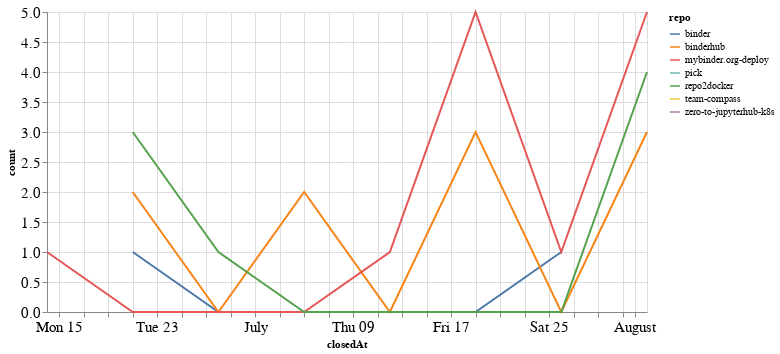

Here is the notebook cell this chart was saved with:
### Code cell
closed_by_time = closed_by.groupby('repo').resample('W', on='closedAt').count()['author'].reset_index()
closed_by_time = closed_by_time.rename(columns={'author': 'count'})

alt.Chart(closed_by_time, width=600).mark_line().encode(
    x='closedAt',
    y='count',
    color='repo',
    tooltip="repo"
)

### Figure 1 — Vega-Lite specification as saved in the notebook (floating-point values rounded to 4 significant figures)
{"config": {"axisLeft": {"labelFontSize": 15}, "axisBottom": {"labelFontSize": 15}}, "data": {"name": "data-14dbff5ebff04dccc1c9c7892b51bdb5"}, "mark": "line", "encoding": {"color": {"type": "nominal", "field": "repo"}, "tooltip": {"type": "nominal", "field": "repo"}, "x": {"type": "temporal", "field": "closedAt"}, "y": {"type": "quantitative", "field": "count"}}, "width": 600, "$schema": "https://vega.github.io/schema/vega-lite/v4.8.1.json", "datasets": {"data-14dbff5ebff04dccc1c9c7892b51bdb5": [{"repo": "binder", "closedAt": "2020-06-21T00:00:00", "count": 1}, {"repo": "binder", "closedAt": "2020-06-28T00:00:00", "count": 0}, {"repo": "binder", "closedAt": "2020-07-05T00:00:00", "count": 0}, {"repo": "binder", "closedAt": "2020-07-12T00:00:00", "count": 0}, {"repo": "binder", "closedAt": "2020-07-19T00:00:00", "count": 0}, {"repo": "binder", "closedAt": "2020-07-26T00:00:00", "count": 1}, {"repo": "binderhub", "closedAt": "2020-06-21T00:00:00", "count": 2}, {"repo": "binderhub", "closedAt": "2020-06-28T00:00:00", "count": 0}, {"repo": "binderhub", "closedAt": "2020-07-05T00:00:00", "count": 2}, {"repo": "binderhub", "closedAt": "2020-07-12T00:00:00", "count": 0}, {"repo": "binderhub", "closedAt": "2020-07-19T00:00:00", "count": 3}, {"repo": "binderhub", "closedAt": "2020-07-26T00:00:00", "count": 0}, {"repo": "binderhub", "closedAt": "2020-08-02T00:00:00", "count": 3}, {"repo": "mybinder.org-deploy", "closedAt": "2020-06-14T00:00:00", "count": 1}, {"repo": "mybinder.org-deploy", "closedAt": "2020-06-21T00:00:00", "count": 0}, {"repo": "mybinder.org-deploy", "closedAt": "2020-06-28T00:00:00", "count": 0}, {"repo": "mybinder.org-deploy", "closedAt": "2020-07-05T00:00:00", "count": 0}, {"repo": "mybinder.org-deploy", "closedAt": "2020-07-12T00:00:00", "count": 1}, {"repo": "mybinder.org-deploy", "closedAt": "2020-07-19T00:00:00", "count": 5}, {"repo": "mybinder.org-deploy", "closedAt": "2020-07-26T00:00:00", "count": 1}, {"repo": "mybinder.org-deploy", "closedAt": "2020-08-02T00:00:00", "count": 5}, {"repo": "pick", "closedAt": "2020-06-14T00:00:00", "count": 1}, {"repo": "repo2docker", "closedAt": "2020-06-21T00:00:00", "count": 3}, {"repo": "repo2docker", "closedAt": "2020-06-28T00:00:00", "count": 1}, {"repo": "repo2docker", "closedAt": "2020-07-05T00:00:00", "count": 0}, {"repo": "repo2docker", "closedAt": "2020-07-12T00:00:00", "count": 0}, {"repo": "repo2docker", "closedAt": "2020-07-19T00:00:00", "count": 0}, {"repo": "repo2docker", "closedAt": "2020-07-26T00:00:00", "count": 0}, {"repo": "repo2docker", "closedAt": "2020-08-02T00:00:00", "count": 4}, {"repo": "team-compass", "closedAt": "2020-06-28T00:00:00", "count": 1}, {"repo": "zero-to-jupyterhub-k8s", "closedAt": "2020-07-26T00:00:00", "count": 1}]}}
